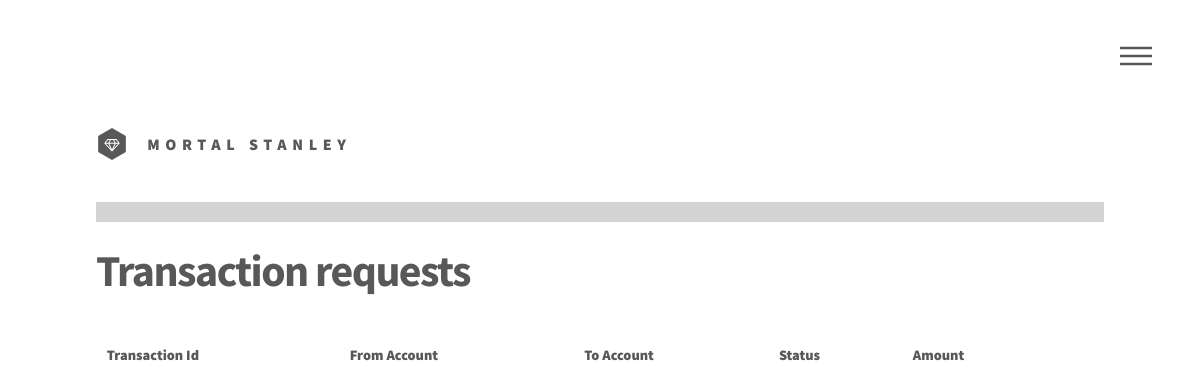
The app's page /approve_transaction_employee/ (signed in), older data.
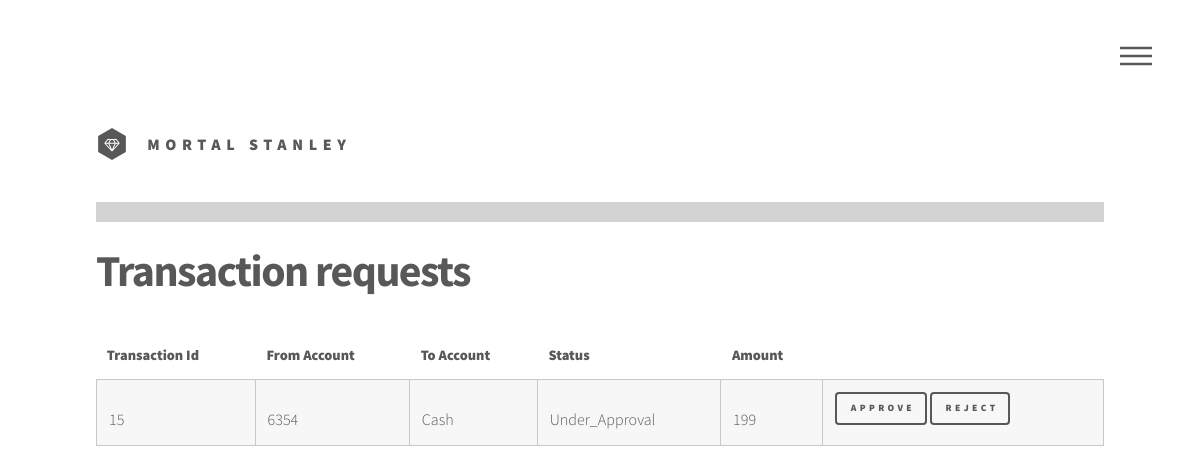
The same page, newer data.
### BankingSystem/models.py (models this page shows, shortened)
class Transactions(models.Model):
	TYPE_CREDIT = 0
	TYPE_DEBIT = 1
	TYPE_TRANSACTION = 2
	CRITICAL_LIMIT = 10000
	STATUS = (
		('C', "OTP_or_Payment_stage"),
		('A', "Under_Approval"),
		('P', "Processed"),
		('R', "Rejected"),
		('I', "Insufficient_Funds"),
		('E', "Error"),
	)
	employee = models.ForeignKey(Profile, null=True, blank=True, on_delete=SET_NULL)
	from_account = models.ForeignKey(Account, related_name="from_account", null=True, on_delete=SET_NULL, blank=True)
	to_account = models.ForeignKey(Account, related_name="to_account", null=True, on_delete=SET_NULL, blank=True)
	amount = models.IntegerField(default=0)
	status = models.CharField(max_length=1, choices=STATUS)
	is_cash = models.BooleanField()
	creation_time = models.DateTimeField(auto_now_add=True)
	last_changed_time = models.DateTimeField(auto_now=True)
	def __str__(self):
		from_account = "Cash" if not self.from_account else str(self.from_account.number)
		to_account = "Cash" if not self.to_account else str(self.to_account.number)
		return str(self.id) + " " + from_account + " " + to_account + "  " + str(
			self.amount) + " " + self.get_status_display()
	def __init__(self, *args, **kwargs):
		super(Transactions, self).__init__(*args, **kwargs)

### BankingSystem/employee_views.py (the view)
# urls.py: url(r'^approve_transaction_employee/', employee_views.approve_transaction_employee,
@login_required()
@permission_required('BankingSystem.employee_operations', raise_exception=True)
def approve_transaction_employee(request):
	fields = {
		'redirect_info': do_get(request.GET, 'info'),  # Like already logged in
		'redirect_success': do_get(request.GET, 'success'),  # Like login successful
		'redirect_error': do_get(request.GET, 'error'),  # Generic site error
		'username': request.user.username,
		'transactions': map(lambda x: str(x).split(), list(request.user.profile.transactions_set.all())),
		'has_perm_employee_operations': request.user.has_perm('BankingSystem.employee_operations'),
	}
	return render(request, 'approve_transaction_employee.html', fields)

### BankingSystem/utils.py (called while the page is built)
def do_get(request, param):
	if param in request:
		return request[param]
	return ""

### BankingSystem/templates/approve_transaction_employee.html (shortened to what this page needs)
{% extends "base.html" %}
{% block content %}
    <h1>Transaction requests</h1>
    <section>
        <div class="12u$">
            <div class="table-wrapper 12u$">
                <table class="alt">
                    <thead>
                    <tr>
                        <th>Transaction Id</th>
                        <th>From Account</th>
                        <th>To Account</th>
                        <th>Status</th>
                        <th>Amount</th>
                        <th></th>
                    </tr>
                    </thead>
                    <tbody>
                    {% for i in transactions%}
                        {% if i.4 == 'Under_Approval' %}
                            <tr>
                                <td>{{i.0}}</td>
                                <td>{{i.1}}</td>
                                <td>{{i.2}}</td>
                                <td>{{i.4}}</td>
                                <td>{{i.3}}</td>
                                <td><a href="{% url 'approve_transaction_id' i.0 %}" class="button small">Approve</a>
                                    <a href="{% url 'reject_transaction_id' i.0 %}" class="button small">Reject</a></td>
                            </tr>
                        {% endif %}
                    {% endfor %}
                    </tbody>
                </table>
            </div>
        </div>
    </section>
{% endblock %}

### BankingSystem/templates/base.html (shortened to what this page needs)
{% load static %}
<!DOCTYPE HTML>
<html>
<head>
    <link rel="stylesheet" href="{% static 'css/main.css' %}" />
</head>
<body>
<div id="wrapper">
    <header id="header">
        <div class="inner">
            <a href="/" class="logo">
                <span class="symbol"><img src="{% static 'images/logo.svg' %}" alt="" /></span>
                <span class="title">Mortal Stanley</span>
            </a>
            <nav>
                <ul>
                    <li><a href="#menu">Menu</a></li>
                </ul>
            </nav>
        </div>
    </header>
    <div id="main">
        <div class="inner">
            <div style="background: lightgray; padding: 10px 20px 10px 20px; margin-bottom: 20px;">
            </div>
            {% block content %}{% endblock %}
        </div>
    </div>
</div>
</body>
</html>

Row changes from the older to the newer data that the page shows:
added Transactions: id "15", from_account "6354", i "Cash", i "Under_Approval", amount "199"
